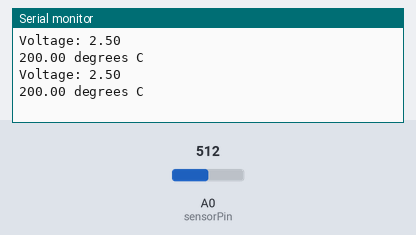
Bench run of a sketch on a simulated Arduino Uno, built with avr-gcc and run on an emulated ATmega328P. Shown: the last lines printed to the serial monitor. Inputs (shaded band) come from the test bench; at power-on: A0 (sensorPin) = 512.

Above: at 1.8 s.
1.9 s: A0 (sensorPin) set to 716
At 2.6 s:
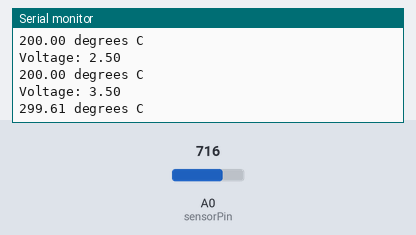
3.4 s: A0 (sensorPin) set to 900
At 4.8 s:
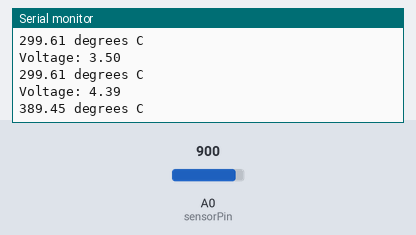
Timing chart, 0 to 6.4 s (numbered marks = the images above; inputs shaded):
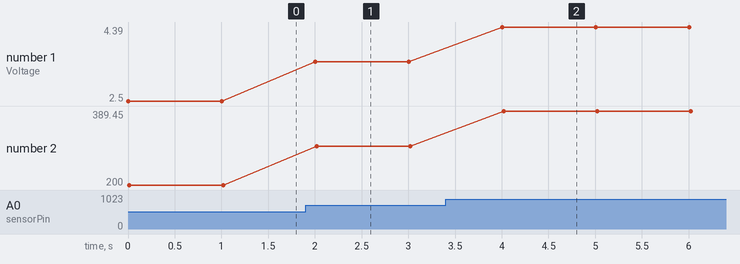

Measured:
- after the input at 1.9 s, the serial monitor: prints a new line after 0.10 s (image 1)
- after the input at 3.4 s, the serial monitor: prints a new line after 0.60 s (image 2)
- plotted number 1: 2.5 → 3.5 after the input at 1.9 s, 3.5 → 4.39 after the input at 3.4 s
- plotted number 2: 200 → 299.61 after the input at 1.9 s, 299.61 → 389.45 after the input at 3.4 s

The sketch:

ex_03.ino
```cpp
// TAC (Tecnologias e Arquitetura de Computadores)
// Trabalho 4 - Exercício 3 - Grupo 5 - 30/03/2023
// António Dinis
// Francisco Figueiras
// Mariana Magalhães

int sensorPin = 0;

void setup() {
  Serial.begin(9600);
}

void loop() {
  int reading = analogRead(sensorPin);
  float voltage = reading * 5.0;
  voltage /= 1024.0;

  Serial.print("Voltage: ");
  Serial.println(voltage);

  float temperatureC = (voltage - 0.5) * 100 ;

  Serial.print(temperatureC);
  Serial.println(" degrees C");

  delay(1000);
}
```
